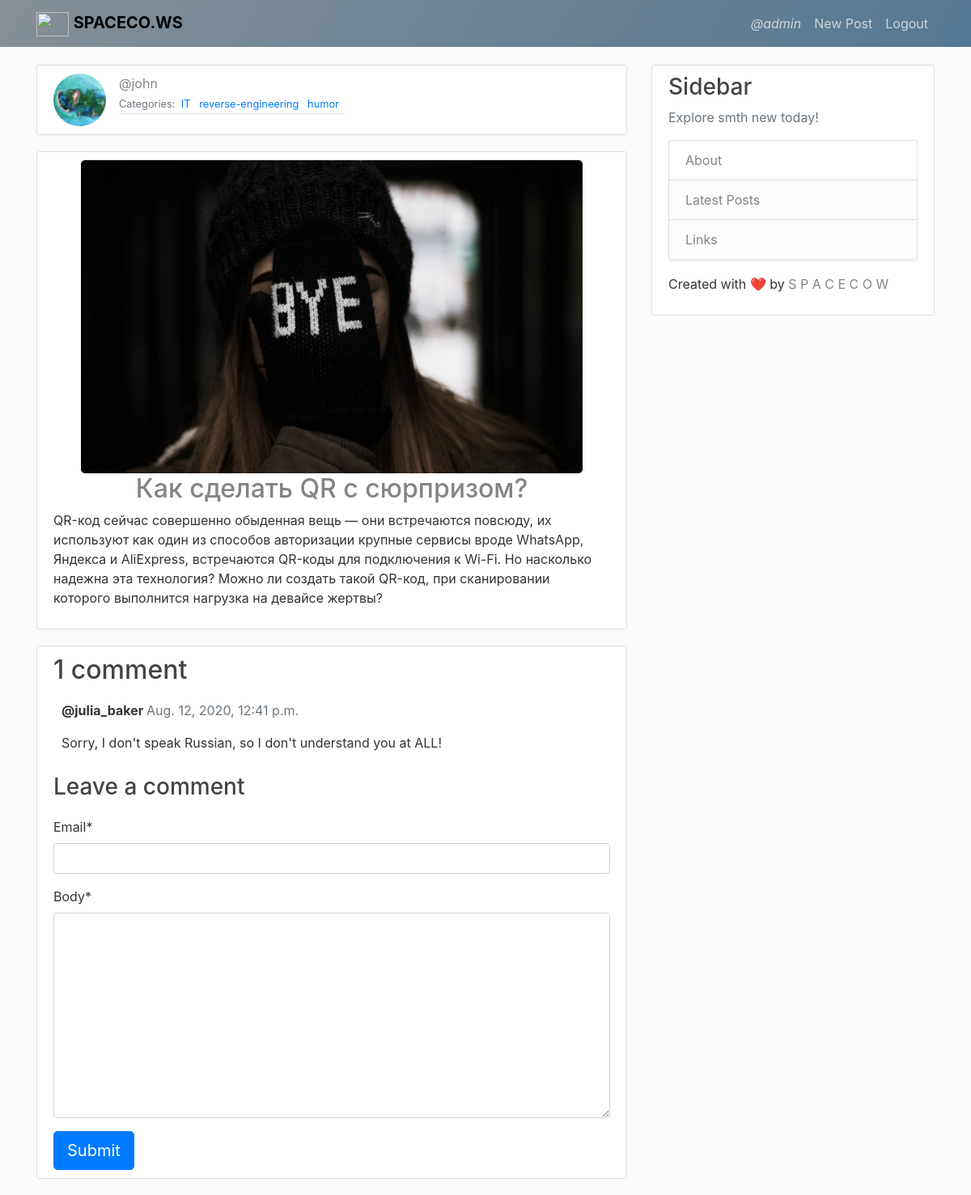
Page /post/qr-c/ (signed in) on the committed database.
### blog/models.py (models this page shows, shortened)
class Post(models.Model):
    title = models.CharField(max_length=200, db_index=True)
    content = models.TextField()
    date_posted = models.DateTimeField(default=timezone.now)
    author = models.ForeignKey(User, on_delete=models.CASCADE)
    categories = models.ManyToManyField('Category', related_name='posts')
    image = models.ImageField(upload_to='images/', default="images/None/no-img.jpg")
    slug= models.SlugField(max_length=500, unique=True, null=True, blank=True, db_index=True)

class Category(models.Model):
    name = models.CharField(max_length=20)

class Comment(models.Model):
    post = models.ForeignKey(Post, on_delete=models.CASCADE, related_name='comments')
    username = models.ForeignKey(User, on_delete=models.CASCADE)
    email = models.EmailField()
    body = models.TextField()
    created_on = models.DateTimeField(auto_now_add=True)
    active = models.BooleanField(default=False)
    class Meta:
        ordering = ['created_on']

### users/models.py (models this page shows, shortened)
class Profile(models.Model):
    user = models.OneToOneField(User, on_delete=models.CASCADE)
    image = models.ImageField(default='default.png', upload_to='profile_pics')

### blog/views.py (the view)
# urls.py: path('post/<slug:slug>/', views.post_detail, name='post-detail'),
@login_required
def post_detail(request, slug):
    template_name = 'blog/post_detail.html'
    post = get_object_or_404(Post, slug=slug)
    comments = post.comments.filter(active=True)
    new_comment = None
    if request.method == 'POST':
        comment_form = CommentForm(request.POST)
        if comment_form.is_valid():
            new_comment = comment_form.save(commit=False)
            new_comment.post = post
            new_comment.username = request.user
            new_comment.save()
    else:
        comment_form = CommentForm()
    context = {
        'posts': post,
        'comments': comments,
        'new_comment': new_comment,
        'comment_form': comment_form,
    }
    return render(request, template_name, context)

### blog/forms.py
class CommentForm(forms.ModelForm):
    class Meta:
        model = Comment
        fields = ['email', 'body']

### blog/templates/blog/post_detail.html (shortened to what this page needs)
{% extends 'blog/base.html' %}
{% block content %}
  <article class="media content-section">
    <img class="rounded-circle article-img" src="{{ posts.author.profile.image.url }}" alt="">
    <div class="article-metadata">
      <a class="mr-2 author_title" href="{% url 'user-posts' posts.author.username %}">@{{ posts.author }}</a>
      <div>
        <small class="text-muted">
          Categories:&nbsp;
          {% for category in posts.categories.all %}
          <a href="{% url 'blog_category' category.name %}">
            {{ category.name }}
          </a>&nbsp;
          {% endfor %}
        </small>
      </div>
    </div>
  </article>
  <article class="media content-section">
    <div class="media-body">
      <img class="img-fluid center" id="rcorners3" src="{{ posts.image.url }}" alt="none">
      <h2 class="article-title text-center">{{ posts.title }}</h2>
      <p class="article-content">{{ posts.content }}</p>
    </div>
  </article>
  {% if user.is_authenticated %}
  <article class="media content-section">
    <div class="media-body">
      {% if comments.count == 1 %}
        <h2>{{ comments.count }} comment</h2>
      {% else %}
        <h2>{{ comments.count }} comments</h2>
      {% endif %}
      {% for comment in comments %}
      <div class="comments" style="padding: 10px;">
        <p class="font-weight-bold">
          @{{ comment.username.username }}
          <span class=" text-muted font-weight-normal">
            {{ comment.created_on }}
          </span>
        </p>
        {{ comment.body | linebreaks }}
      </div>
      {% endfor %}
      {% if new_comment %}
      <div class="alert alert-success" role="alert">
        Your comment is awaiting moderation
      </div>
      {% else %}
      <h3>Leave a comment</h3>
      {% load crispy_forms_tags %}
      <form method="post" style="margin-top: 1.3em;">
        {{ comment_form | crispy }}
        <button type="submit" class="btn btn-primary  btn-lg">Submit</button>
      </form>
      {% endif %}
    </div>
  </article>
  {% endif %}
{% endblock content %}

### blog/templates/blog/base.html (shortened to what this page needs)
{% load static %}
<!DOCTYPE html>
<html lang="en" dir="ltr">
  <head>
    <link rel="stylesheet" href="https://stackpath.bootstrapcdn.com/bootstrap/4.3.1/css/bootstrap.min.css">
    <link rel="stylesheet" href="{% static 'blog/main.css' %}">
  </head>
  <body>
    <header class="site-header">
      <nav class="navbar navbar-expand-md navbar-dark bg-steel fixed-top">
        <div class="container">
          <a class="navbar-brand mr-4" href="{% url 'blog-home' %}"><img class="i40" src="https://66.media.tumblr.com/db5f5e8b81629177f727c181cabe329e/edce5e9ec746c30d-5b/s500x750/1aab692ed02e40090145be1779e41a9ded964b82.png"> <b>SPACECO.WS</b></a>
            <div class="navbar-nav">
              {% if user.is_authenticated %}
              <i><a class="nav-item nav-link" href="{% url 'profile' %}">@{{ user.username }}</a></i>
                <a class="nav-item nav-link" href="{% url 'post-create' %}">New Post</a>
                <a class="nav-item nav-link" href="{% url 'logout' %}">Logout</a>
              {% else %}
                <a class="nav-item nav-link" href="{% url 'login' %}">Login</a>
                <a class="nav-item nav-link" href="{% url 'register' %}">Register</a>
              {% endif %}
            </div>
          </div>
      </nav>
    </header>
    <main role="main" class="container">
      <div class="row">
        <div class="col-md-8">
          {% block content %}{% endblock %}
        </div>
        <div class="col-md-4">
          <div class="content-section sticky">
            <h3>Sidebar</h3>
            <p class='text-muted'>Explore smth new today!
              <ul class="list-group article-metadata">
                <li class="list-group-item"><a class="author_title" href="{% url 'blog-about' %}">About</a></li>
                <li class="list-group-item list-group-item-light"><a class="author_title" href="{% url 'blog-home' %}">Latest Posts</a></li>
                <li class="list-group-item list-group-item-light"><a class="author_title" href="">Links</a></li>
              </ul>
            </p>
            <p> Created with ❤️ by <a href="https://github.com/sp4c3cow" class="createdwithlove">S P A C E C O W</a> </p>
          </div>
        </div>
      </div>
    </main>
  </body>
</html>

### blog/static/blog/main.css (style rules this page uses)
body { background: #fafafa; color: #333333; margin-top: 5rem; }
h1, h2, h3, h4, h5, h6 { color: #444444; }
ul { margin: 0; }
.bg-steel { background-image: linear-gradient(120deg, #868f96 , #537895); }
.site-header .navbar-nav .nav-link { color: #cbd5db; }
.navbar-dark .navbar-brand { color: #000000; }
.content-section { background: #ffffff; padding: 10px 20px; border: 1px solid #dddddd; border-radius: 3px; margin-bottom: 20px; }
.sticky { position: -webkit-sticky; position: sticky; top: 4.5rem; }
.article-title { color: #848484; }
.article-content { white-space: pre-line; }
.article-img { height: 65px; width: 65px; margin-right: 16px; }
.author_title { color: #848484; }
.createdwithlove { color: #848484; }
.article-metadata { padding-bottom: 1px; margin-bottom: 4px; border-bottom: 1px solid #e3e3e3; color: #000000; }
#rcorners3 { border-radius: 5px; }
.center { display: block; margin-left: auto; margin-right: auto; width: 90%; }
.i40 { width: 40px; height: 30px; }

### rows in the picture
Post: author.profile.image (picture), author "john", image (picture), title "Как сделать QR c сюрпризом?", content "QR-код сейчас совершенно обыденная вещь — они встречаются повсюду, их используют как один из способов авторизации крупные сервисы вроде WhatsApp, Яндекса и AliExpress, встречаются QR-коды для подключения к Wi-Fi. Но насколько надежна эта технология? Можно ли создать такой QR-код, при сканировании которого выполнится нагрузка на девайсе жертвы?"
Category: name "IT"
Category: name "reverse-engineering"
Category: name "humor"
Comment: username.username "julia_baker", created_on "Aug. 12, 2020, 12:41 p.m.", body "Sorry, I don't speak Russian, so I don't understand you at ALL!"

### other values in the picture
{{ user.username }} "admin"
{{ comments.count }} "1"
